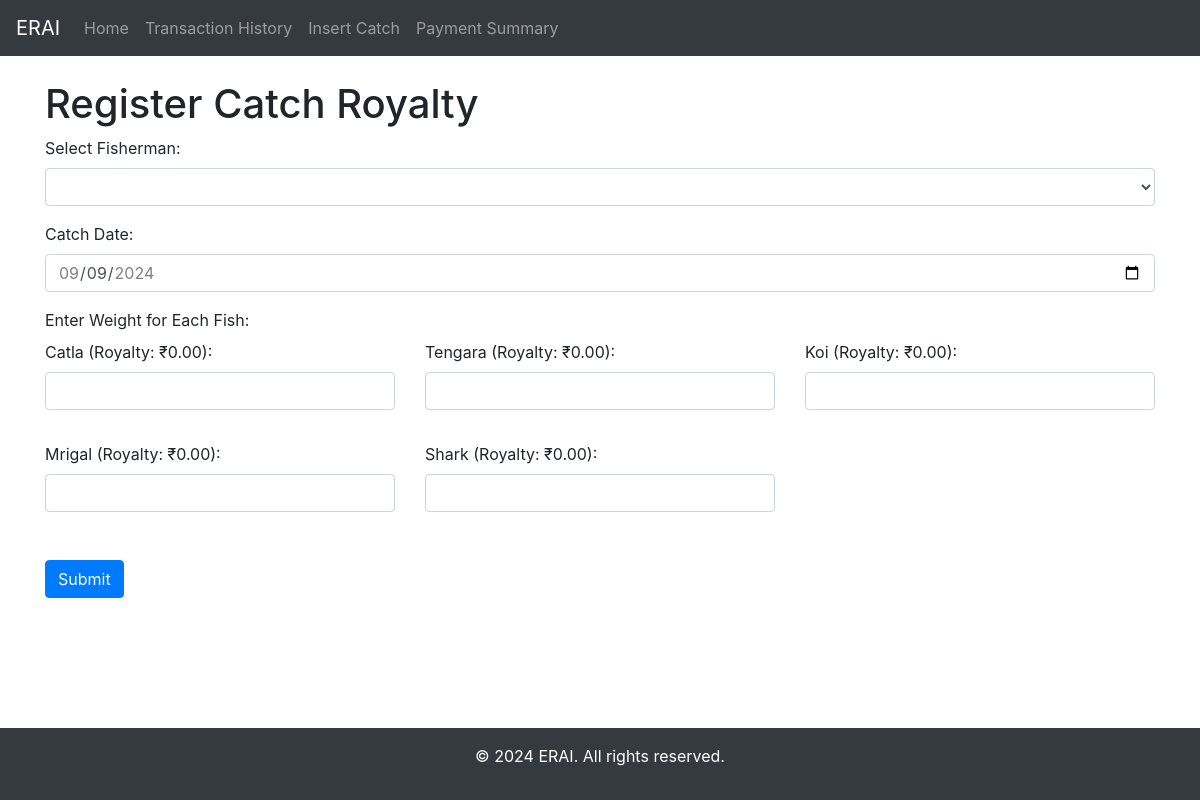
The app's page /log_catch_royalty/, older data.
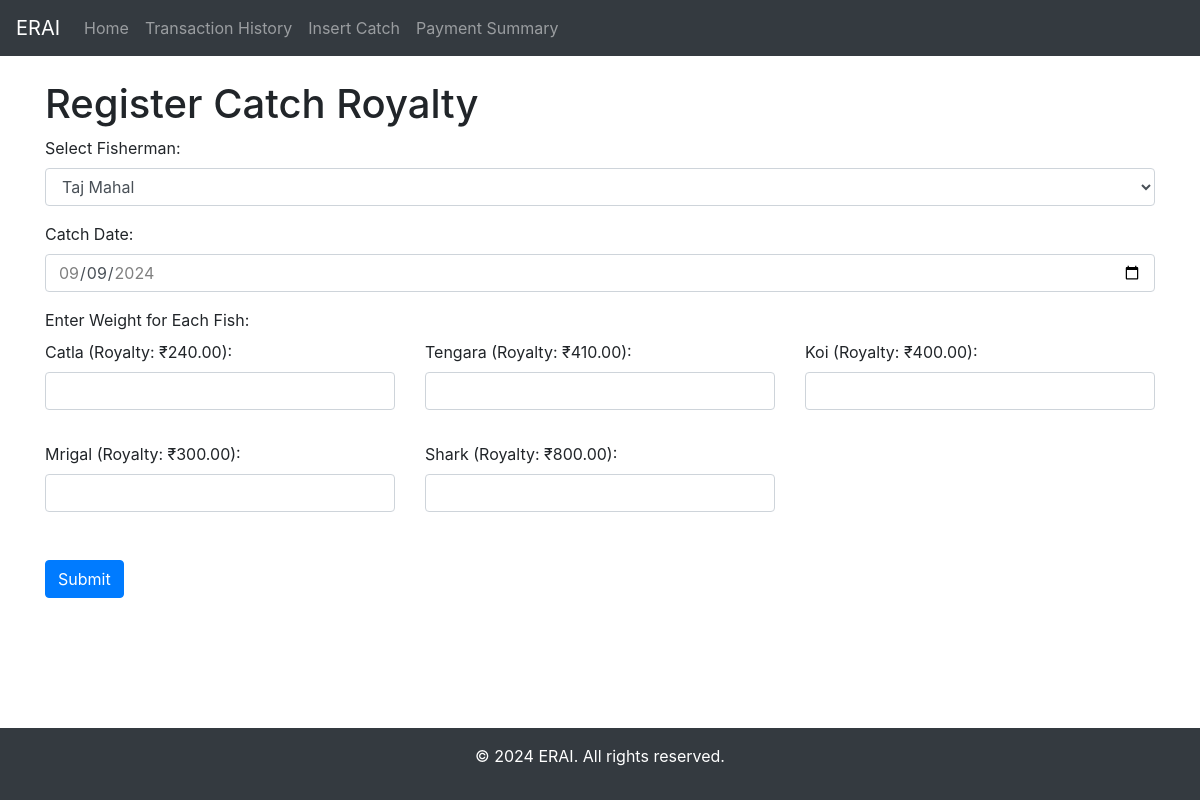
The same page, newer data.
### myApp/models.py (models this page shows, shortened)
class Fish(models.Model):
    name = models.CharField(max_length=255)
    price = models.DecimalField(max_digits=10, decimal_places=2)
    royalty_amount = models.DecimalField(max_digits=10, decimal_places=2, default=0.00)

### myApp/views.py (the view)
# urls.py: path('log_catch_royalty/', log_catch_royalty, name='register_catch_royalty'),
def log_catch_royalty(request):
    if request.method == 'POST':
        fisherman_id = request.POST.get('fisherman')
        catch_date = request.POST.get('catch_date')
        fisherman = get_object_or_404(RoyaltyFisherman, id=fisherman_id)
        fish_ids = [fish.id for fish in Fish.objects.all()]
        total_amount_due = 0
        for fish_id in fish_ids:
            weight = request.POST.get(f'weight_{fish_id}')
            if weight:
                try:
                    weight = float(weight)
                except ValueError:
                    weight = 0
                if weight > 0:
                    fish = get_object_or_404(Fish, id=fish_id)
                    CatchRoyalty.objects.create(
                        fisherman=fisherman,
                        fish=fish,
                        weight=weight,
                        catch_date=catch_date
                    )
                    amount_due = weight * float(fish.royalty_amount)
                    total_amount_due += amount_due
        messages.success(request, "Catch for royalty successfully logged.")
        return redirect('/')
    else:
        fishermen = RoyaltyFisherman.objects.all()
        fish_list = Fish.objects.all()
        return render(request, 'catchByFishermanRoyalty.html', {'fishermen': fishermen, 'fish_list': fish_list})

### myApp/templates/catchByFishermanRoyalty.html (shortened to what this page needs)
{% extends 'base.html' %}
{% block content %}
    <h1>Register Catch Royalty</h1>
    <form method="post" action="{% url 'register_catch_royalty' %}">
        <div class="form-group">
            <label for="fisherman">Select Fisherman:</label>
            <select name="fisherman" id="fisherman" class="form-control" required>
                {% for fisherman in fishermen %}
                    <option value="{{ fisherman.id }}">{{ fisherman.name }}</option>
                {% endfor %}
            </select>
        </div>
        <div class="form-group">
            <label for="catch_date">Catch Date:</label>
            <input type="date" id="catch_date" name="catch_date" class="form-control" required>
        </div>
        <div class="form-group">
            <label for="fish_weights">Enter Weight for Each Fish:</label>
            <div class="row" id="fish_weights">
                {% for fish in fish_list %}
                    <div class="col-md-4 mb-3">
                        <div class="form-group">
                            <label for="weight_{{ fish.id }}">{{ fish.name }} (Royalty: ₹{{ fish.royalty_amount }}):</label>
                            <input type="number" name="weight_{{ fish.id }}" id="weight_{{ fish.id }}" class="form-control" step="0.01" min="0">
                        </div>
                    </div>
                {% endfor %}
            </div>
        </div>
        <button type="submit" class="btn btn-primary">Submit</button>
    </form>
{% endblock %}

Row changes from the older to the newer data that the page shows:
changed Fish "Catla": royalty_amount "0.00" → "240.00"
changed Fish "Tengara": royalty_amount "0.00" → "410.00"
changed Fish "Koi": royalty_amount "0.00" → "400.00"
changed Fish "Mrigal": royalty_amount "0.00" → "300.00"
changed Fish "Shark": royalty_amount "0.00" → "800.00"
Text that changed along with them:
form field fisherman: (not shown) → "Taj Mahal"
